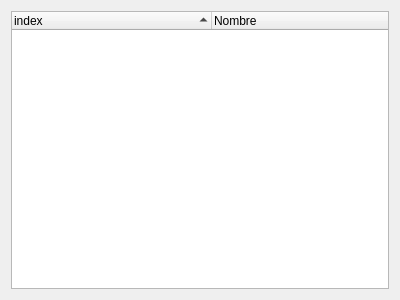
<?xml version="1.0" encoding="UTF-8"?>
<ui version="4.0">
 <class>Form</class>
 <widget class="QWidget" name="Form">
  <property name="geometry">
   <rect>
    <x>0</x>
    <y>0</y>
    <width>400</width>
    <height>300</height>
   </rect>
  </property>
  <property name="windowTitle">
   <string>Form</string>
  </property>
  <layout class="QVBoxLayout" name="verticalLayout">
   <item>
    <widget class="QTreeWidget" name="treeMain">
     <property name="sortingEnabled">
      <bool>true</bool>
     </property>
     <attribute name="headerDefaultSectionSize">
      <number>200</number>
     </attribute>
     <attribute name="headerShowSortIndicator" stdset="0">
      <bool>true</bool>
     </attribute>
     <column>
      <property name="text">
       <string>index</string>
      </property>
     </column>
     <column>
      <property name="text">
       <string>Nombre</string>
      </property>
     </column>
    </widget>
   </item>
  </layout>
 </widget>
 <resources/>
 <connections/>
</ui>
